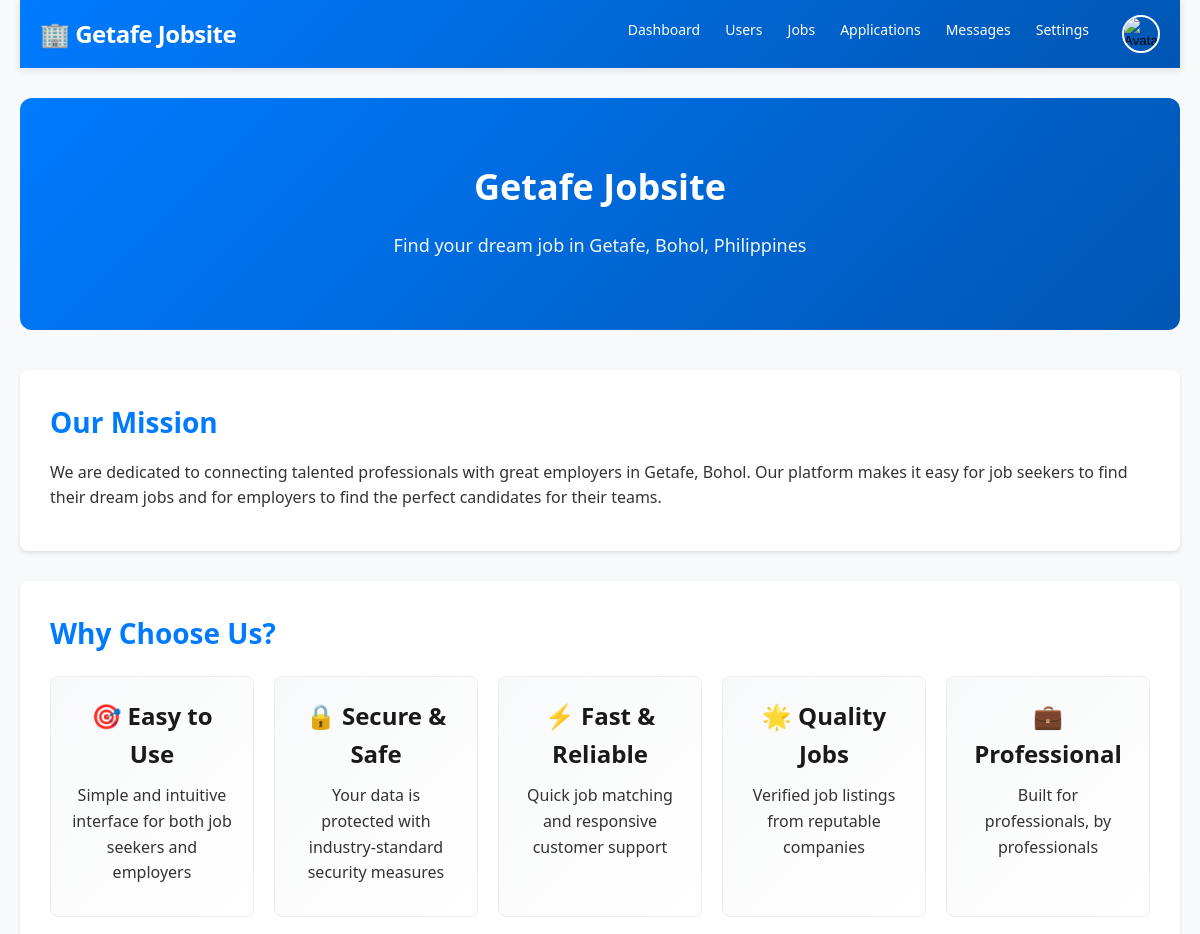
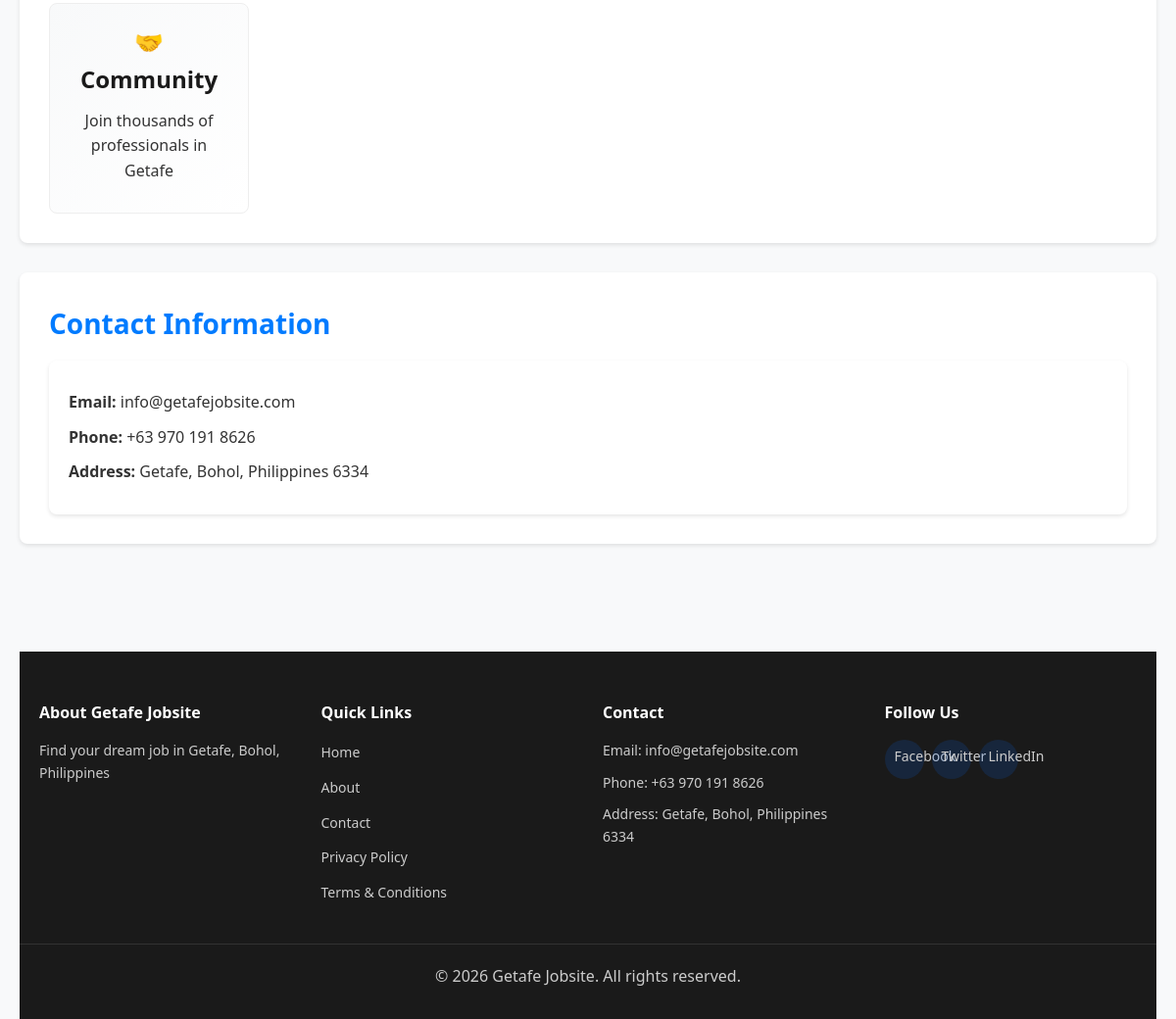
Screenshot of /public/about.php (signed in) with the database file from the repository (2 pictures, top to bottom).
### tables this page shows
CREATE TABLE `settings` (
  `id` int(11) NOT NULL AUTO_INCREMENT,
  `setting_key` varchar(100) DEFAULT NULL,
  `setting_value` longtext DEFAULT NULL,
  `created_at` timestamp NOT NULL DEFAULT current_timestamp(),
  `updated_at` timestamp NOT NULL DEFAULT current_timestamp() ON UPDATE current_timestamp(),
  PRIMARY KEY (`id`),
  UNIQUE KEY `setting_key` (`setting_key`)
);

### config/config.php (called while the page is built, shortened)
<?php
require_once __DIR__ . '/database.php';
function sanitize($data) {
    global $conn;
    return $conn->real_escape_string(htmlspecialchars(trim($data)));
}
function isLoggedIn() {
    return isset($_SESSION['user_id']) && !empty($_SESSION['user_id']);
}
function getUserType() {
    return $_SESSION['user_type'] ?? null;
}
function getSetting($key, $default = '') {
    global $conn;
    $key = sanitize($key);
    $result = $conn->query("SELECT setting_value FROM settings WHERE setting_key = '$key'");
    if ($result && $result->num_rows > 0) {
        $row = $result->fetch_assoc();
        return $row['setting_value'];
    }
    return $default;
}
?>

### public/about.php (the view, shortened to what this page needs)
<?php
require_once '../config/config.php';
require_once '../includes/header.php';
?>
<div class="container">
    <?php require_once '../includes/navbar.php'; ?>
    <div class="about-page">
        <section class="about-hero">
            <h1><?php echo getSetting('site_name', 'Getafe Jobsite'); ?></h1>
            <p><?php echo getSetting('site_description', 'Find your dream job in Getafe, Bohol'); ?></p>
        </section>
        <section class="about-section">
            <h2>Our Mission</h2>
            <p>
                We are dedicated to connecting talented professionals with great employers in Getafe, Bohol.
                Our platform makes it easy for job seekers to find their dream jobs and for employers to find
                the perfect candidates for their teams.
            </p>
        </section>
        <section class="about-section">
            <h2>Why Choose Us?</h2>
            <div class="features-grid">
                <div class="feature-card">
                    <h3>🎯 Easy to Use</h3>
                    <p>Simple and intuitive interface for both job seekers and employers</p>
                </div>
                <div class="feature-card">
                    <h3>🔒 Secure & Safe</h3>
                    <p>Your data is protected with industry-standard security measures</p>
                </div>
                <div class="feature-card">
                    <h3>⚡ Fast & Reliable</h3>
                    <p>Quick job matching and responsive customer support</p>
                </div>
                <div class="feature-card">
                    <h3>🌟 Quality Jobs</h3>
                    <p>Verified job listings from reputable companies</p>
                </div>
                <div class="feature-card">
                    <h3>💼 Professional</h3>
                    <p>Built for professionals, by professionals</p>
                </div>
                <div class="feature-card">
                    <h3>🤝 Community</h3>
                    <p>Join thousands of professionals in Getafe</p>
                </div>
            </div>
        </section>
<section class="about-section">
    <h2>Contact Information</h2>
    <div class="contact-details">
        <p><strong>Email:</strong> <?php echo htmlspecialchars(getSetting('site_email', 'info@getafejobsite.com')); ?></p>
        <p><strong>Phone:</strong> <?php echo htmlspecialchars(getSetting('contact_phone', '0701918626')); ?></p>
        <p><strong>Address:</strong> <?php echo htmlspecialchars(getSetting('address', 'Getafe, Bohol, Philippines')); ?></p>
    </div>
</section>
    </div>
    <?php require_once '../includes/footer.php'; ?>
</div>
</body>
</html>

### includes/navbar.php (shortened to what this page needs)
<?php
$user_type = getUserType();
$avatar = $_SESSION['avatar'] ?? '';
$avatar_src = !empty($avatar)
    ? (strpos($avatar, 'http') === 0 ? $avatar : BASE_URL . ltrim($avatar, '/'))
    : BASE_URL . 'assets/images/default-avatar.png';
?>
<nav class="navbar">
    <div class="nav-container">
        <div class="nav-logo">
            <a href="<?php echo BASE_URL; ?>">
                🏢 <?php echo getSetting('site_name', 'Getafe Jobsite'); ?>
            </a>
        </div>
        <div class="nav-menu" id="navMenu">
            <?php if (isLoggedIn()): ?>
                <?php if ($user_type === 'jobseeker'): ?>
                    <a href="<?php echo BASE_URL; ?>my-applications.php" class="nav-link">Applications</a>
                    <a href="<?php echo BASE_URL; ?>saved-jobs.php" class="nav-link">Saved Jobs</a>
                <?php elseif ($user_type === 'employer'): ?>
                    <a href="<?php echo BASE_URL; ?>post-job.php" class="nav-link">Post Job</a>
                    <a href="<?php echo BASE_URL; ?>my-jobs.php" class="nav-link">My Jobs</a>
                    <a href="<?php echo BASE_URL; ?>my-applications.php" class="nav-link">Applications</a>
                <?php elseif ($user_type === 'admin'): ?>
                    <a href="<?php echo BASE_URL; ?>admin/dashboard.php" class="nav-link">Dashboard</a>
                    <a href="<?php echo BASE_URL; ?>admin/manage-users.php" class="nav-link">Users</a>
                    <a href="<?php echo BASE_URL; ?>admin/manage-jobs.php" class="nav-link">Jobs</a>
                    <a href="<?php echo BASE_URL; ?>admin/manage-applications.php" class="nav-link">Applications</a>
                    <a href="<?php echo BASE_URL; ?>admin/manage-messages.php" class="nav-link">Messages</a>
                    <a href="<?php echo BASE_URL; ?>admin/settings.php" class="nav-link">Settings</a>
                <?php endif; ?>
                <div class="nav-user" id="navUserMenu">
                    <button type="button" class="avatar-btn" id="avatarBtn" aria-label="Open profile menu">
                        <img src="<?php echo htmlspecialchars($avatar_src, ENT_QUOTES, 'UTF-8'); ?>" alt="Avatar" class="avatar-small">
                    </button>
                </div>
            <?php else: ?>
                <a href="<?php echo BASE_URL; ?>login.php" class="btn btn-primary">Login</a>
                <a href="<?php echo BASE_URL; ?>register.php" class="btn btn-secondary">Register</a>
            <?php endif; ?>
        </div>
    </div>
</nav>

### includes/footer.php (shortened to what this page needs)
<?php
$site_email = getSetting('site_email', 'info@getafejobsite.com');
$contact_phone = getSetting('contact_phone', '0701918626');
$address = getSetting('address', 'Getafe, Bohol, Philippines');
$facebook_url = getSetting('facebook_url', 'https://facebook.com/');
$twitter_url = getSetting('twitter_url', 'https://twitter.com/');
$linkedin_url = getSetting('linkedin_url', 'https://linkedin.com/');
?>
<footer class="footer">
    <div class="footer-container">
        <div class="footer-section">
            <h4>About <?php echo getSetting('site_name', 'Getafe Jobsite'); ?></h4>
            <p><?php echo getSetting('site_description', 'Find your dream job in Getafe, Bohol'); ?></p>
        </div>
        <div class="footer-section">
            <h4>Quick Links</h4>
            <ul>
                <li><a href="<?php echo BASE_URL; ?>">Home</a></li>
                <li><a href="<?php echo BASE_URL; ?>about.php">About</a></li>
                <li><a href="<?php echo BASE_URL; ?>contact.php">Contact</a></li>
                <li><a href="<?php echo BASE_URL; ?>privacy-policy.php">Privacy Policy</a></li>
                <li><a href="<?php echo BASE_URL; ?>terms-and-conditions.php">Terms & Conditions</a></li>
            </ul>
        </div>
        <div class="footer-section">
            <h4>Contact</h4>
            <p>Email: <?php echo htmlspecialchars($site_email); ?></p>
            <p>Phone: <?php echo htmlspecialchars($contact_phone); ?></p>
            <p>Address: <?php echo htmlspecialchars($address); ?></p>
        </div>
        <div class="footer-section">
            <h4>Follow Us</h4>
            <div class="social-links">
                <a href="<?php echo htmlspecialchars($facebook_url); ?>" class="social-link" target="_blank" rel="noopener noreferrer">Facebook</a>
                <a href="<?php echo htmlspecialchars($twitter_url); ?>" class="social-link" target="_blank" rel="noopener noreferrer">Twitter</a>
                <a href="<?php echo htmlspecialchars($linkedin_url); ?>" class="social-link" target="_blank" rel="noopener noreferrer">LinkedIn</a>
            </div>
        </div>
    </div>
    <div class="footer-bottom">
        <p>&copy; 2026 <?php echo getSetting('site_name', 'Getafe Jobsite'); ?>. All rights reserved.</p>
    </div>
</footer>

### css/admin.css (style rules this page uses)
.about-page, .contact-page { padding: 30px 0; }
.about-hero, .contact-page > h1 { text-align: center; margin-bottom: 40px; }
.about-section { background: white; padding: 30px; border-radius: 8px; box-shadow: 0 2px 4px rgba(0,0,0,0.1); margin-bottom: 30px; }
.about-section h2, .contact-page h1 { color: #007bff; }
.features-grid { display: grid; grid-template-columns: repeat(auto-fit, minmax(200px, 1fr)); gap: 20px; margin-top: 20px; }
.feature-card { background: linear-gradient(135deg, #f8f9fa, #fff); padding: 20px; border-radius: 8px; text-align: center; border: 1px solid #eee; }
.feature-card h3 { font-size: 24px; margin: 0 0 10px 0; }
.contact-details { background: white; padding: 20px; border-radius: 8px; box-shadow: 0 2px 4px rgba(0,0,0,0.1); }
.contact-details p { margin: 10px 0; }

### includes/header.php (style rules this page uses)
* { margin: 0; padding: 0; box-sizing: border-box; }
html { scroll-behavior: smooth; font-size: 16px; }
body { font-family: 'Segoe UI', Tahoma, Geneva, Verdana, sans-serif; background-color: #f8f9fa; color: #333; line-height: 1.6; }
.container { max-width: 1200px; margin: 0 auto; padding: 0 20px; }
.navbar { background: linear-gradient(135deg, #007bff 0%, #0056b3 100%); padding: 15px 0; box-shadow: 0 2px 10px rgba(0, 0, 0, 0.1); position: sticky; top: 0; z-index: 1000; }
.navbar .nav-container { max-width: 1200px; margin: 0 auto; padding: 0 20px; display: flex; justify-content: space-between; align-items: center; }
.nav-logo a { color: white; text-decoration: none; font-size: 24px; font-weight: bold; }
.nav-menu { display: flex; list-style: none; gap: 25px; align-items: center; }
.nav-link { color: white; text-decoration: none; font-weight: 500; transition: color 0.3s; }
.footer { background-color: #1a1a1a; color: white; padding: 50px 0 20px; margin-top: 50px; }
.footer-container { max-width: 1200px; margin: 0 auto; padding: 0 20px; display: grid; grid-template-columns: repeat(auto-fit, minmax(220px, 1fr)); gap: 30px; margin-bottom: 30px; }
.footer-section h4 { margin-bottom: 15px; color: #fff; }
.footer-section p, .footer-section a { color: #ccc; font-size: 14px; text-decoration: none; }
.footer-bottom { border-top: 1px solid #333; padding-top: 20px; text-align: center; color: #ccc; max-width: 1200px; margin: 0 auto; padding-left: 20px; padding-right: 20px; }

### includes/navbar.php (style rules this page uses)
.nav-user { position: relative !important; display: flex !important; align-items: center !important; margin-left: 8px !important; }
.avatar-btn { border: 0 !important; background: transparent !important; padding: 0 !important; cursor: pointer !important; display: inline-flex !important; align-items: center !important; justify-content: center !important; }
.avatar-small { width: 38px !important; height: 38px !important; border-radius: 50% !important; object-fit: cover !important; border: 2px solid #ffffff !important; display: block !important; }

### rows the page displays
settings: setting_value "Getafe Jobsite"
settings: setting_value "Find your dream job in Getafe, Bohol, Philippines"
settings: setting_value "info@getafejobsite.com"
settings: setting_value "+63 970 191 8626"
settings: setting_value "Getafe, Bohol, Philippines 6334"
